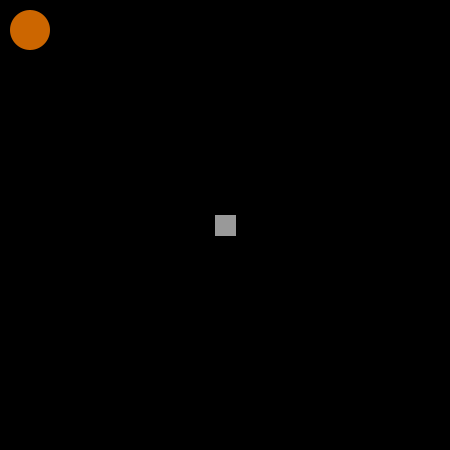
Frame 1 (no input)
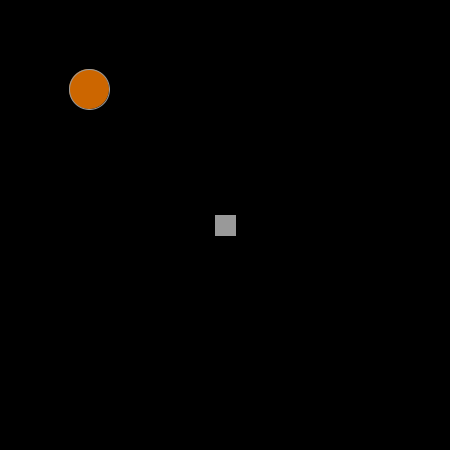
Frame 60 (the mouse pressed at the canvas centre just before this capture)
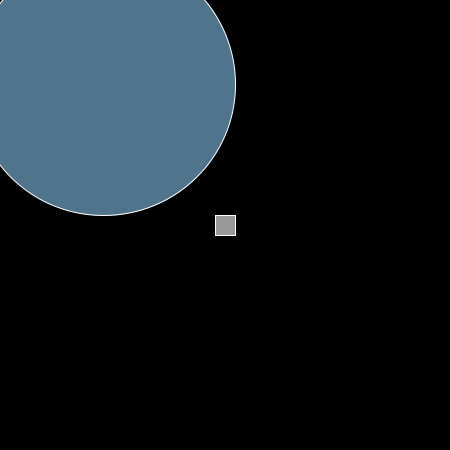
Frame 120 (the mouse held since frame 60 and released just before this capture)

The Processing sketch that drew these frames (run headless with seeded random() and noise(); from frame 60 on, the mouse is pressed at the canvas centre):

// Processing sketch: processing_15890
// ── processing_15890.pde

/**These are comments in Processing. This codes draws a circle of 
random color, speed and direction. It gets stuck on the sides 
*/
float y = 30.0;
float x = 30.0;
float radius = 20.0;
float speedX = 1.0;
float speedY = 1.0;
float directionX = 1;
float directionY = 1;
color ccolor = color(204, 102, 0);

/**global variables from the other sketch. these need to be brough into thier own objects.
*/
float bx;
float by;
int bs = 20;
boolean bover = false;
boolean locked = false;
float bdifx = 0.0; 
float bdify = 0.0;
 


void setup(){
frameRate(30);
size(450,450);
smooth ();
noStroke();
ellipseMode (RADIUS);
colorMode (RGB);

bx = width/2.0;
by = height/2.0;
rectMode(CENTER);
}

void draw(){

background (0);
fill(ccolor);
ellipse (x, y, radius, radius);

y += speedY*directionY;
if (y + radius > height || y - radius < 0 ) {directionY = -directionY;
}

x += speedX*directionX;
if (x + radius > width || x - radius < 0 ) {directionX = -directionX;
}
// Test if the cursor is over the box 
  if (mouseX > bx-bs && mouseX < bx+bs && 
      mouseY > by-bs && mouseY < by+bs) {
    bover = true;  
    if(!locked) { 
      stroke(255); 
      fill(153);
    } 
  } else {
    stroke(153);
    fill(153);
    bover = false;
  }
  
  // Draw the box
  rect(bx, by, bs, bs);
}

void mousePressed(){ 
directionX = random(-1,1);
directionY = random(-1,1);
speedX = random(50);
speedY = random(50);
radius = random(20,150);
ccolor = color(random(255), random(255), random(255)); 

if(bover) { 
    locked = true; 
    fill(255, 255, 255);
  } else {
    locked = false;
  }
  bdifx = mouseX-bx; 
  bdify = mouseY-by; 

}

void mouseDragged() {
  if(locked) {
    bx = mouseX-bdifx; 
    by = mouseY-bdify; 
  }
}

void mouseReleased() {
  locked = false;
}               
